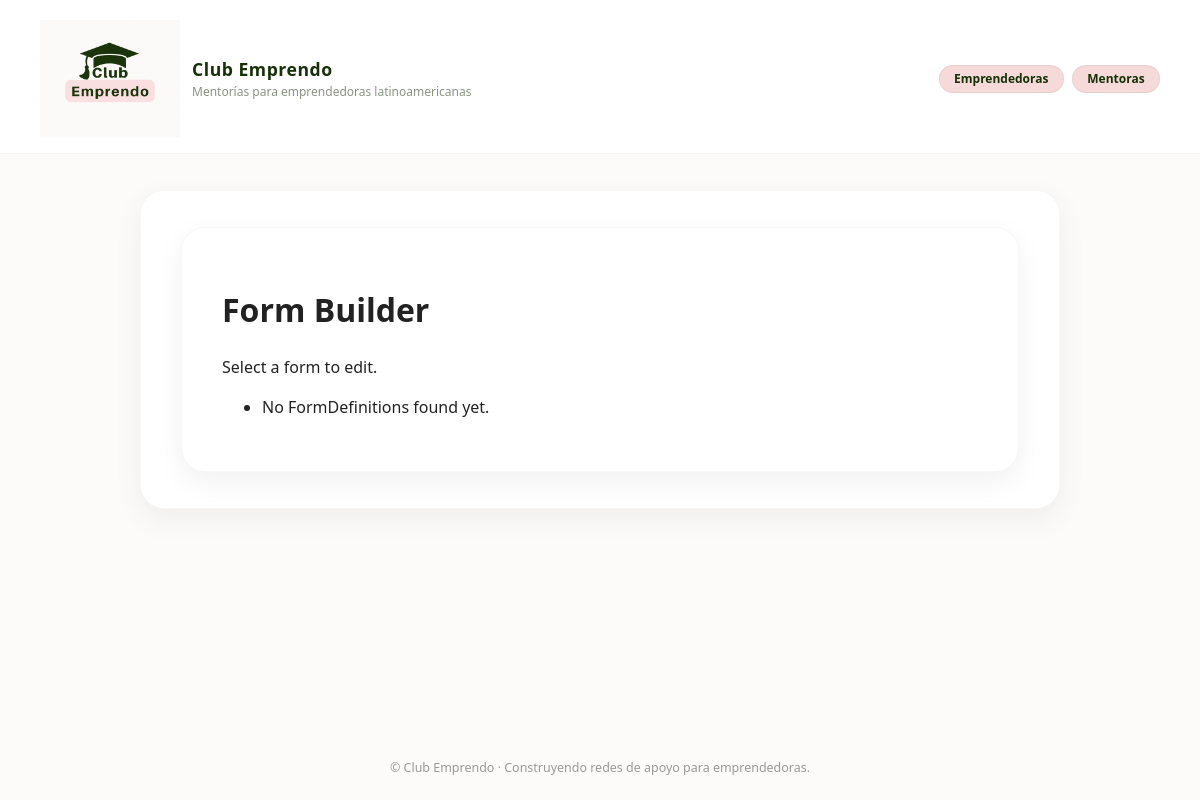
The app's page /builder/ (signed in), older data.
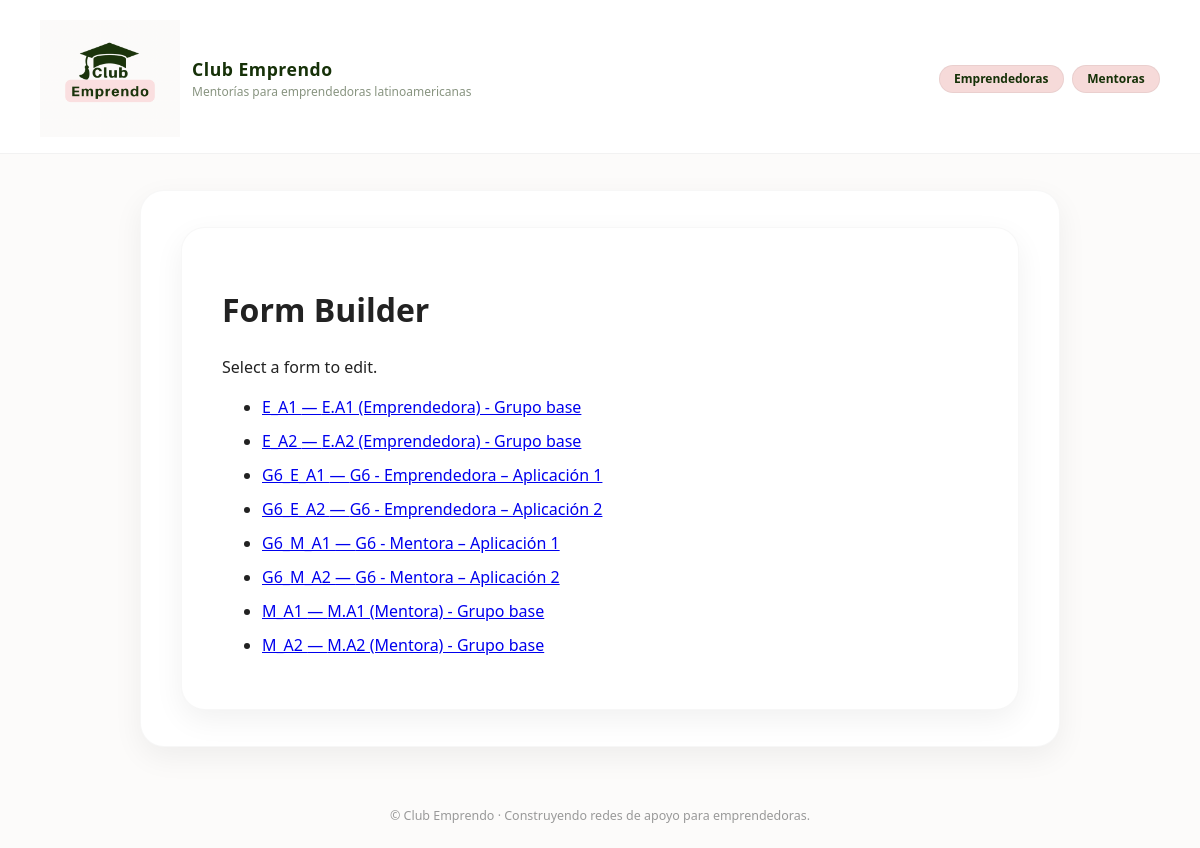
The same page, newer data.
### applications/models.py (models this page shows, shortened)
class FormDefinition(models.Model):
    slug = models.SlugField(unique=True)  # e.g. "E_A1" or "G6_E_A1"
    name = models.CharField(max_length=200)
    description = models.TextField(blank=True)
    is_master = models.BooleanField(default=False)
    group = models.ForeignKey(
        "applications.FormGroup",
        null=True,
        blank=True,
        on_delete=models.SET_NULL,
        related_name="forms",
    )
    is_public = models.BooleanField(
        default=True,
        help_text=(
            "Public forms are linked directly from the website (A1). "
            "A2 forms are private and used via invite link."
        ),
    )

### builder/views.py (the view)
# urls.py: path("", views.builder_home, name="home"),
@staff_member_required
def builder_home(request):
    forms = FormDefinition.objects.all().order_by("slug")
    return render(request, "builder/home.html", {"forms": forms})

### builder/templates/builder/home.html
{% extends "applications/base.html" %}
{% block content %}
  <div class="ce-card">
    <h1 class="ce-heading">Form Builder</h1>
    <p class="ce-muted">Select a form to edit.</p>
    <ul style="margin-top: 16px;">
      {% for f in forms %}
        <li style="margin: 10px 0;">
          <a href="{% url 'builder:form_editor' f.id %}">
            {{ f.slug }} — {{ f.name }}
          </a>
        </li>
      {% empty %}
        <li class="ce-muted">No FormDefinitions found yet.</li>
      {% endfor %}
    </ul>
  </div>
{% endblock %}

Row changes from the older to the newer data that the page shows:
added FormDefinition: slug "E_A1", name "E.A1 (Emprendedora) - Grupo base"
added FormDefinition: slug "E_A2", name "E.A2 (Emprendedora) - Grupo base"
added FormDefinition: slug "G6_E_A1", name "G6 - Emprendedora – Aplicación 1"
added FormDefinition: slug "G6_E_A2", name "G6 - Emprendedora – Aplicación 2"
added FormDefinition: slug "G6_M_A1", name "G6 - Mentora – Aplicación 1"
added FormDefinition: slug "G6_M_A2", name "G6 - Mentora – Aplicación 2"
added FormDefinition: slug "M_A1", name "M.A1 (Mentora) - Grupo base"
added FormDefinition: slug "M_A2", name "M.A2 (Mentora) - Grupo base"
Text that changed along with them:
text no longer shown: "No FormDefinitions found yet."
